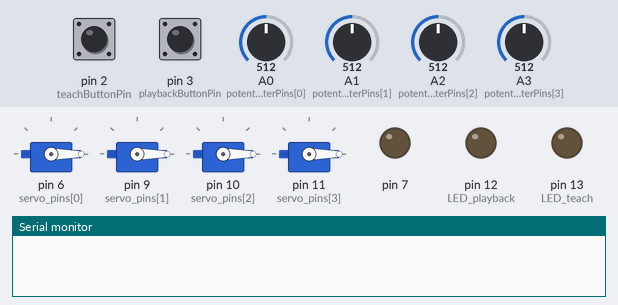
A sketch run on a simulated Arduino Uno, built with avr-gcc and run on an emulated ATmega328P. Shown: 4 × servo, output pins drawn as LEDs (lit = HIGH), the last lines printed to the serial monitor. The inputs (shaded band) are chosen by the test bench; at power-on: pin 2 (teachButtonPin) HIGH, A0 (potentiometerPins[0]) = 512, pin 3 (playbackButtonPin) HIGH, A1 (potentiometerPins[1]) = 512, A2 (potentiometerPins[2]) = 512, A3 (potentiometerPins[3]) = 512.

Above: at 6.2 s.
6.3 s: pin 2 (teachButtonPin) pulled LOW for 0.15 s
At 7.6 s:
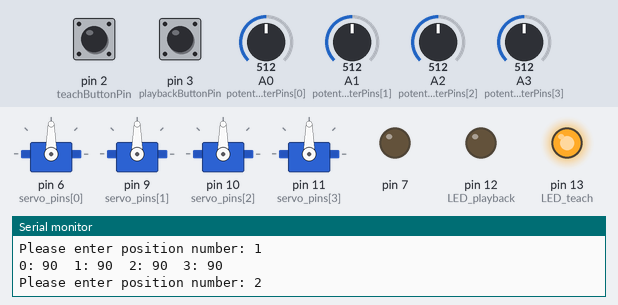
8.4 s: A0 (potentiometerPins[0]) set to 716
At 9.3 s:
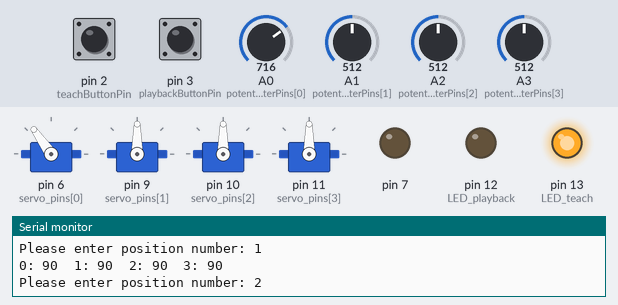
9.9 s: pin 3 (playbackButtonPin) pulled LOW for 0.15 s
At 10.3 s:
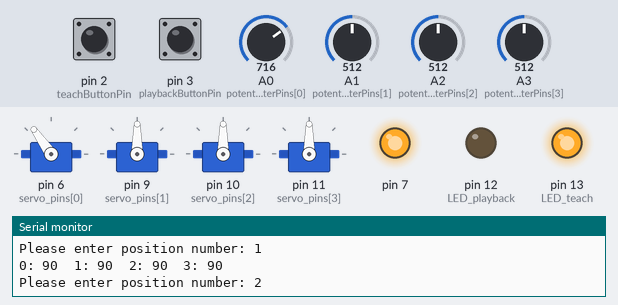
15.0 s: pin 2 (teachButtonPin) pulled LOW for 1 s
At 17.1 s:
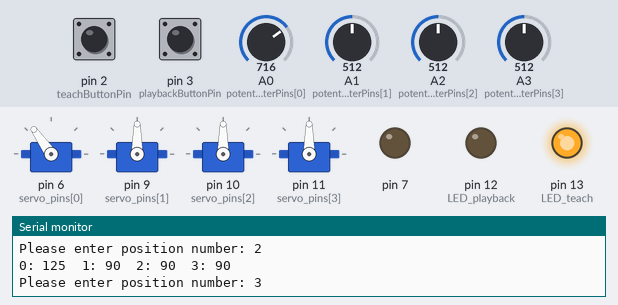
17.6 s: A1 (potentiometerPins[1]) set to 716
At 18.6 s:
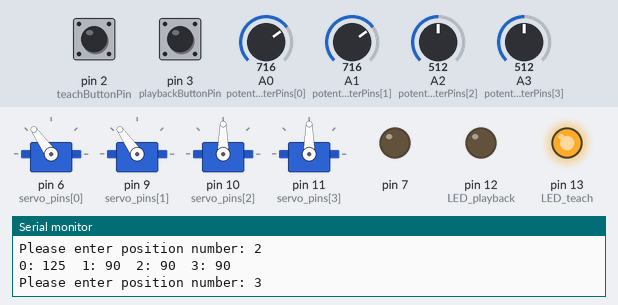
Timing chart, 0 to 20.1 s (numbered marks = the images above; inputs shaded):
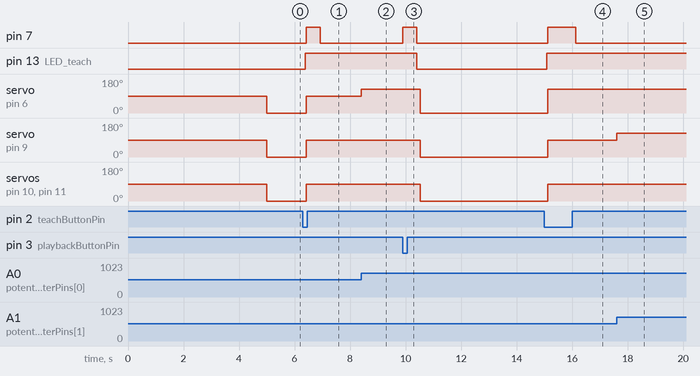

The sketch:

servo-motor-arm.ino
```cpp
/*
@author: Luka Rodrigues

What is the fucntionality and purpose of this arduino program?

    Purpose:        Program servo motors arm that can be taught FOUR different positions. This arm will cycle through these positions
                    automatically from boot, starting at a home position.

    Functionailty:  The "Servo Arm" will have the following functionalities:
                        1. Cycle through each postion
                        2. Allow the arm to enter "teach mode", via a push button to teach it desired positions
                            a. teach mode will work as follows:
                                - When the "teach button" is pressed, the arm will stop moving, go back to home position and start looking for secential button pushes
                                - When entering teach mode for the first time, the motors will be listening for position 1. Then when the teach button
                                  is pushed again, the servos will then listen to position 2. And so on for postion 3 and 4. Once position 4 is selected
                                  the arm will start doing those positions
                        3. Allow the arm to enter playback - stops program in current position


Later improvments to allow better user experience:
        1. add LED lights to display to user what mode they are on.
        2. Hide all wires from user

*/


#include <Servo.h>

const int potentiometerPins[] = {A0, A1, A2, A3}; // Pins for the four potentiometers
const int numPotentiometers = 4;

const int LED_playback = 12;
const int LED_teach = 13;


int potentiometerValues[4] = {0}; // Array to store the saved positions

const int servo_rows = 20;
const int servo_columns = 4;
int current_capacity_of_positions = 0;

int servo_positions[servo_rows][servo_columns]; // Declare a 2D array to store all postions


//I ADDED THIS FOR GIT COMMITING PRACTICE/UNDERSTANDING

const int testing_for_things = 0;//made this to test repo

void new_function(){
    Serial.println(testing_for_things);
}

const int teachButtonPin = 2; // Pin for the "teach button" - Blue
const int playbackButtonPin = 3; // Pin for the "playback button" - Green

Servo servoMotors[4]; // Create an array of 4 Servo objects for the four motors
const int servo_pins[4] = {6, 9, 10, 11};//pin numbers


volatile bool teachMode = false; // Flag to indicate if we are in "teach" mode
volatile bool playbackMode = false;
volatile bool teachButtonEnabled = true;
volatile bool playbackEnable = true;


volatile unsigned long lastTEACHPressTime = 0;
volatile unsigned long lastPLAYBACKPressTime = 0;

const unsigned long debounceDelay = 250; // Adjust this value based on your needs


void setup(){
    Serial.begin(9600);
    // Initialize each element (array) in the servo_positions 2D array with zeros
    for (int i = 0; i < servo_rows; i++) {
        for (int j = 0; j < servo_columns; j++) {
            servo_positions[i][j] = 0;
        }
    }


    //Define pins
    pinMode(teachButtonPin, INPUT_PULLUP);
    pinMode(playbackButtonPin, INPUT_PULLUP);
    pinMode(LED_playback, OUTPUT);
    pinMode(LED_teach, OUTPUT);
    pinMode(7, OUTPUT);
    for(int i = 0; i < numPotentiometers/*4*/; i++){
        pinMode(potentiometerPins[i], INPUT);
        pinMode(servo_pins[i], OUTPUT);

    }


     // Attach interrupts to the buttons
    attachInterrupt(digitalPinToInterrupt(teachButtonPin), teachButtonPressed, FALLING);
    attachInterrupt(digitalPinToInterrupt(playbackButtonPin), playbackButtonPressed, FALLING);
    servoMotors[0].attach(servo_pins[0]);//attach to pin 6, (pin 12 is not PWM)
    servoMotors[1].attach(servo_pins[1]);
    servoMotors[2].attach(servo_pins[2]);
    servoMotors[3].attach(servo_pins[3]);


    //set to home position
    delay(5000);
    home();

}

void loop() {

    //check for teach mode
    if(teachMode && teachButtonEnabled){
        //do teaching methods
        //deatch Interuppts to prevent from any distrubances
        teachButtonEnabled = false;
        playbackEnable = false;
        Serial.println("~~~~~~~~~~~~~~~~~~~~~~~~~~~~~~~~~~~~~~~~~~~~~~~~~");
        Serial.println("Teaching mode active. Press the 'teach' button again to save positions: ");

        teaching();

        Serial.println("~~~~~~~~~~~~~~~~~~~~~~~~~~~~~~~~~~~~~~~~~~~~~~~~~");
        Serial.print("Teach-Mode over, all values have been written. Moving to home position. Total Capacity of positons: ");
        Serial.println(current_capacity_of_positions);
        home();
        delay(2000);//stay at home for 2 seconds, then resume
        teachButtonEnabled = true;
        playbackEnable = true;

    }


    //iterate through each positon
    for(int row = 0; row < current_capacity_of_positions+1; row++){
        if(current_capacity_of_positions <= 0){break;}
        if(teachMode){break;}
        if(playbackMode){stop();}
        for(int col = 0; col < servo_columns; col++){
            int servoAngle = servo_positions[row][col];//fetch servo angle from memory
            servoMotors[col].write(servoAngle);
        }
        Serial.print("Position: ");
        Serial.println(row+1);
        delay(2000);//allow servo motor to move (is not instant)
    }
    delay(100);

}


//Purpose: Go back to home positon. Write zero to all servos
void home(){
    for(int i = 0; i < numPotentiometers; i++){servoMotors[i].write(0);}
}


//Purpose: cycle through the current potentiometer values to see motors turn
void mimic_mode(){
    for (int i = 0; i < numPotentiometers; i++) {
            int potValue = analogRead(potentiometerPins[i]);
            potentiometerValues[i] = potValue;
            servoMotors[i].write(map(potValue, 0, 1023, 0, 180));//write mapped output of potentiometer values (to degrees)
        }
}


//stop in current positon. Infinite loop (breakable)
void stop(){
  //check for playback mode
    if(playbackMode && playbackEnable){
        digitalWrite(LED_playback, HIGH);
        teachButtonEnabled = false;
        playbackEnable = false;
        Serial.println("Press again to resume motion");
        int trigger = 1;
        while(trigger){
            trigger = digitalRead(playbackButtonPin);
            delay(200);

        }
        teachButtonEnabled = true;
        playbackEnable = true;
        playbackMode = false;
        digitalWrite(LED_playback, LOW);

    }


}

//Purpose: teach servos postions
void teaching(){
        digitalWrite(LED_teach, HIGH);
        for(int row = 0; row < servo_rows; row++){
            Serial.print("Please enter position number: ");
            Serial.println(row + 1);
            int trigger = 1;//digital button is allways "1"
            int stop_trigger = 1;
            while(trigger && stop_trigger){
                mimic_mode();//put into mimic mode, to see positions of each motor
                trigger = digitalRead(teachButtonPin);
                stop_trigger = digitalRead(playbackButtonPin);
                //Serial.println("In loop");
            }
            digitalWrite(7, HIGH);
            delay(500);
            digitalWrite(7, LOW);

            if(!stop_trigger){
                Serial.println("STOPPING - playback pressed");
                break;//stop teaching was requested
            }

            for(int col = 0; col < servo_columns; col++){
                int current_servo_angle = map(potentiometerValues[col], 0, 1023, 0, 180);//fetch current position, and map to postions
                servo_positions[row][col] = current_servo_angle;//write postions to memory
                Serial.print(col);
                Serial.print(": ");
                Serial.print(current_servo_angle);
                Serial.print('\t'); // Separate with tabs for formatting
            }
            Serial.println(); // Move to the next line for the next row
            current_capacity_of_positions = row;

        }


        // Wait until the Teach Button is released
        while (digitalRead(teachButtonPin) == LOW) {
            delay(50); // Debounce the button
        }
        teachMode = false;
        digitalWrite(LED_teach, LOW);


        //re-attach to resume functionallitys
}


//Purpose: this function is activated when "teach button" is pressed, turns teach mode ons
void teachButtonPressed(){
    unsigned long current_millis = millis();
    if(teachButtonEnabled && !teachMode && current_millis - lastTEACHPressTime >= debounceDelay){
        Serial.println("Teach Button Pressed");
        //if button is enabled and not in teach mode, enable teach mode
        teachMode = true;
        lastTEACHPressTime = current_millis;
    }

}

//Purpose: this function writes the values in "potentiometerValues" to the servo motors
void playbackButtonPressed() {
    unsigned long current_millis = millis();
    if(!playbackMode && playbackEnable && current_millis - lastPLAYBACKPressTime >= debounceDelay){
        Serial.println("Playback Button Pressed");
        playbackMode = true;
        lastPLAYBACKPressTime = current_millis;

    }

}
```

second.ino
```cpp

```

Measured:
- after the input at 6.3 s, pin 7: LOW → HIGH after 0.12 s, → LOW 0.50 s later; pin 13 (LED_teach): LOW → HIGH after 0.09 s; servo on pin 6 (servo_pins[0]), servo on pin 9 (servo_pins[1]), servo on pin 10 (servo_pins[2]), servo on pin 11 (servo_pins[3]): 0° → 90° after 0.12 s
- after the input at 8.4 s, servo on pin 6 (servo_pins[0]): 90° → 125° at once
- after the input at 9.9 s, pin 7: LOW → HIGH at once, → LOW 0.50 s later; pin 13 (LED_teach): HIGH → LOW after 0.50 s; servo on pin 6 (servo_pins[0]): 125° → 0° after 0.62 s; servo on pin 9 (servo_pins[1]), servo on pin 10 (servo_pins[2]), servo on pin 11 (servo_pins[3]): 90° → 0° after 0.62 s
- after the input at 15.0 s, pin 7: LOW → HIGH after 0.12 s, → LOW 1.0 s later; pin 13 (LED_teach): LOW → HIGH after 0.09 s; servo on pin 6 (servo_pins[0]): 0° → 125° after 0.12 s; servo on pin 9 (servo_pins[1]), servo on pin 10 (servo_pins[2]), servo on pin 11 (servo_pins[3]): 0° → 90° after 0.12 s
- after the input at 17.6 s, servo on pin 9 (servo_pins[1]): 90° → 125° at once
